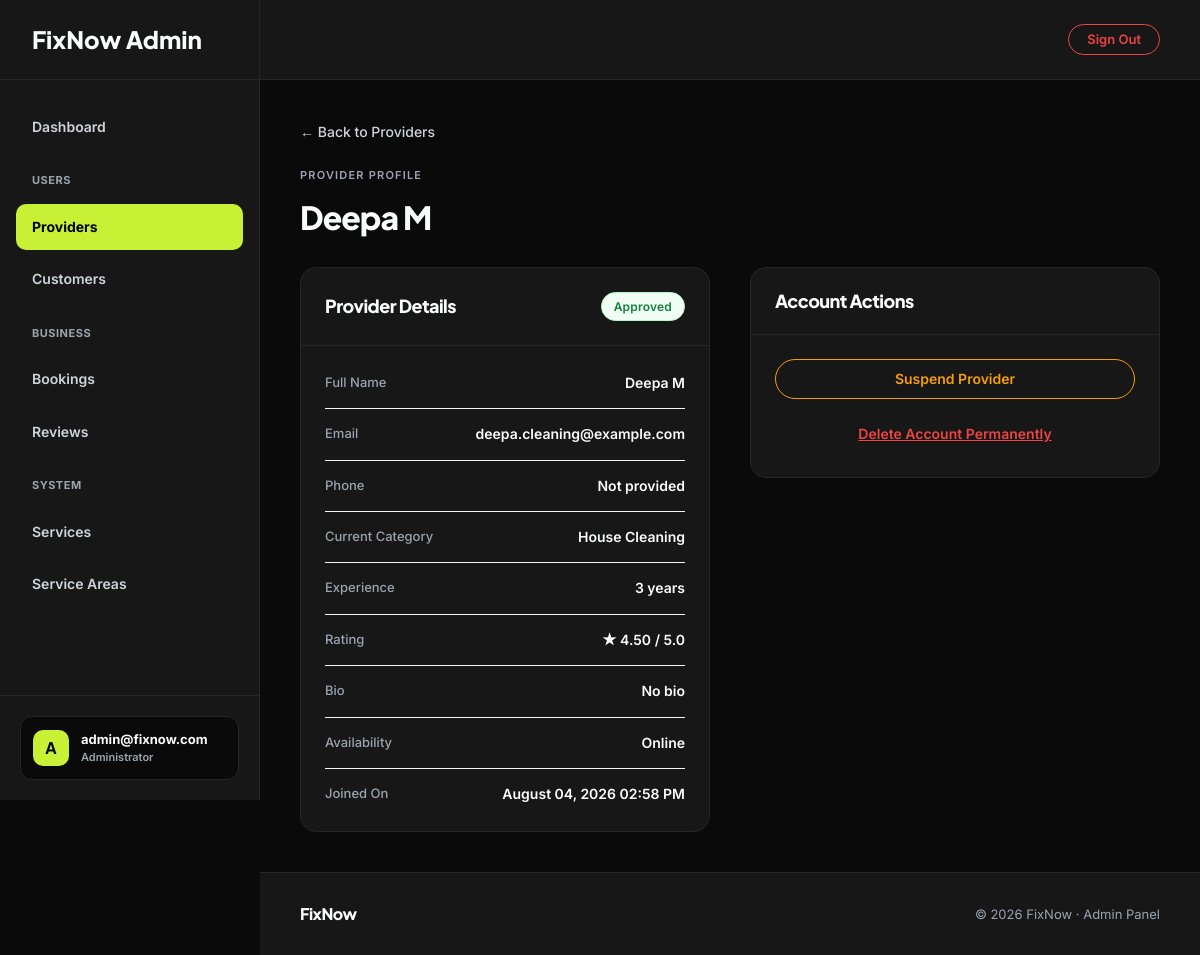
Page /dashboard/providers/10/ (signed in) on the committed database.
### fixnow_app/models.py (models this page shows, shortened)
class CustomUser(AbstractUser):
    USER_TYPE_CHOICES = (
        ('customer', 'Customer'),
        ('provider', 'Provider'),
    )
    username = None
    email = models.EmailField(unique=True)
    phone = models.CharField(max_length=20, blank=True, null=True)
    user_type = models.CharField(max_length=20, choices=USER_TYPE_CHOICES, blank=True, null=True)
    created_at = models.DateTimeField(auto_now_add=True)
    updated_at = models.DateTimeField(auto_now=True)
    USERNAME_FIELD = 'email'
    REQUIRED_FIELDS = []
    objects = CustomUserManager()

class ProviderProfile(models.Model):
    STATUS_CHOICES = (
        ('pending', 'Pending'),
        ('approved', 'Approved'),
        ('rejected', 'Rejected'),
        ('suspended', 'Suspended'),
    )
    user = models.OneToOneField(CustomUser, on_delete=models.CASCADE, related_name='provider_profile')
    category = models.ForeignKey(ServiceCategory, on_delete=models.SET_NULL, null=True, blank=True, related_name='providers')
    custom_category_request = models.CharField(max_length=200, blank=True, null=True)
    bio = models.TextField(blank=True)
    experience_years = models.IntegerField(default=0)
    profile_photo = models.ImageField(upload_to='provider_photos/', blank=True, null=True)
    id_proof = models.FileField(upload_to='id_proofs/', blank=True, null=True)
    service_pincodes = models.ManyToManyField(ServicePincode, blank=True, related_name='providers')
    is_available = models.BooleanField(default=True)
    avg_rating = models.DecimalField(max_digits=3, decimal_places=2, default=0.00)
    status = models.CharField(max_length=20, choices=STATUS_CHOICES, default='pending')
    created_at = models.DateTimeField(auto_now_add=True)
    updated_at = models.DateTimeField(auto_now=True)

class ServiceCategory(models.Model):
    name = models.CharField(max_length=100)
    slug = models.SlugField(unique=True)
    icon = models.ImageField(upload_to='category_icons/', blank=True, null=True)
    description = models.TextField(blank=True)
    is_active = models.BooleanField(default=True)
    created_at = models.DateTimeField(auto_now_add=True)
    class Meta:
        verbose_name_plural = 'Service Categories'
        ordering = ['name']

### fixnow_app/views/admin_views.py (the view)
# urls.py: path('dashboard/providers/<int:id>/', views.admin_provider_detail, name='admin_provider_detail'),
@login_required(login_url='admin_login')
def admin_provider_detail(request, id):
    if not request.user.is_staff:
        return redirect('admin_login')
    provider = get_object_or_404(ProviderProfile, id=id)
    categories = ServiceCategory.objects.filter(is_active=True)
    return render(request, 'admin_pages/provider_detail.html', {
        'provider': provider,
        'categories': categories,
    })

### templates/admin_pages/provider_detail.html (shortened to what this page needs)
{% extends "admin_pages/base.html" %}
{% load static %}
{% block nav_providers %}active{% endblock %}
{% block content %}
<a href="javascript:history.back()" class="fn-back">← Back to Providers</a>
<div class="fn-page-header">
    <span class="fn-section-label">Provider Profile</span>
    <h1 class="fn-display fn-display-sm">{{ provider.user.get_full_name|default:provider.user.email }}</h1>
</div>
<div class="fn-two-col" style="align-items: flex-start; gap: 40px;">
    <div class="fn-card" style="padding: 0; overflow: hidden;">
        <div style="padding: 24px; border-bottom: 1px solid var(--fn-border); display: flex; justify-content: space-between; align-items: center;">
            <h3 class="fn-display" style="font-size: 18px;">Provider Details</h3>
            <span class="fn-badge fn-badge-{{ provider.status }}">
                {{ provider.status|title }}
            </span>
        </div>
        <div style="padding: 12px 24px;">
            <div class="fn-info-row">
                <span class="fn-info-label">Full Name</span>
                <span class="fn-info-value">{{ provider.user.get_full_name|default:"Not provided" }}</span>
            </div>
            <div class="fn-info-row">
                <span class="fn-info-label">Email</span>
                <span class="fn-info-value">{{ provider.user.email }}</span>
            </div>
            <div class="fn-info-row">
                <span class="fn-info-label">Phone</span>
                <span class="fn-info-value">{{ provider.user.phone|default:"Not provided" }}</span>
            </div>
            <div class="fn-info-row">
                <span class="fn-info-label">Current Category</span>
                <span class="fn-info-value">{{ provider.category.name|default:"None" }}</span>
            </div>
            <div class="fn-info-row">
                <span class="fn-info-label">Experience</span>
                <span class="fn-info-value">{{ provider.experience_years }} years</span>
            </div>
            <div class="fn-info-row">
                <span class="fn-info-label">Rating</span>
                <span class="fn-info-value">★ {{ provider.avg_rating }} / 5.0</span>
            </div>
            <div class="fn-info-row">
                <span class="fn-info-label">Bio</span>
                <span class="fn-info-value" style="max-width: 300px; text-align: right;">{{ provider.bio|default:"No bio" }}</span>
            </div>
            <div class="fn-info-row">
                <span class="fn-info-label">Availability</span>
                <span class="fn-info-value">{% if provider.is_available %}Online{% else %}Offline{% endif %}</span>
            </div>
            <div class="fn-info-row">
                <span class="fn-info-label">Joined On</span>
                <span class="fn-info-value">{{ provider.created_at|date:"F d, Y h:i A" }}</span>
            </div>
        </div>
    </div>
    <div style="display: flex; flex-direction: column; gap: 40px;">
        <div class="fn-card" style="padding: 0; overflow: hidden;">
            <div style="padding: 24px; border-bottom: 1px solid var(--fn-border);">
                <h3 class="fn-display" style="font-size: 18px;">Account Actions</h3>
            </div>
            <div style="padding: 24px; display: flex; flex-direction: column; gap: 16px;">
                {% if provider.status == 'approved' %}
                <form method="POST" action="{% url 'admin_provider_suspend' provider.id %}">
                    <button type="submit" class="fn-btn fn-btn-ghost fn-btn-full" style="color: #f59e0b; border-color: #f59e0b;" onclick="return confirm('Are you sure you want to suspend this provider?');">Suspend Provider</button>
                </form>
                {% endif %}
                <form method="POST" action="{% url 'admin_provider_delete' provider.id %}">
                    <button type="submit" class="fn-btn fn-btn-ghost fn-btn-full" style="color: #ef4444; border: none; text-decoration: underline;" onclick="return confirm('PERMANENTLY delete this provider and all their data? This cannot be undone.');">Delete Account Permanently</button>
                </form>
            </div>
        </div>
    </div>
</div>
{% endblock %}

### templates/admin_pages/base.html (shortened to what this page needs)
{% load static %}
<!DOCTYPE html>
<html lang="en">
<head>
    <link rel="stylesheet" href="{% static 'css/fixnow.css' %}">
    <link rel="stylesheet" href="https://cdnjs.cloudflare.com/ajax/libs/toastr.js/latest/toastr.min.css">
</head>
<body>
<aside class="fn-sidebar">
    <a href="{% url 'admin_dashboard' %}" class="fn-sidebar-logo">FixNow Admin</a>
    <nav class="fn-sidebar-nav">
        <a href="{% url 'admin_dashboard' %}" class="fn-sidebar-link {% block nav_dashboard %}{% endblock %}">Dashboard</a>
        <div style="font-size: 11px; font-weight: 700; color: var(--fn-text-3); text-transform: uppercase; margin: 16px 0 8px 16px; letter-spacing: 0.5px;">Users</div>
        <a href="{% url 'admin_provider_list' %}" class="fn-sidebar-link {% block nav_providers %}{% endblock %}">Providers</a>
        <a href="{% url 'admin_customer_list' %}" class="fn-sidebar-link {% block nav_customers %}{% endblock %}">Customers</a>
        <div style="font-size: 11px; font-weight: 700; color: var(--fn-text-3); text-transform: uppercase; margin: 16px 0 8px 16px; letter-spacing: 0.5px;">Business</div>
        <a href="{% url 'admin_booking_list' %}" class="fn-sidebar-link {% block nav_bookings %}{% endblock %}">Bookings</a>
        <a href="{% url 'admin_review_list' %}" class="fn-sidebar-link {% block nav_reviews %}{% endblock %}">Reviews</a>
        <div style="font-size: 11px; font-weight: 700; color: var(--fn-text-3); text-transform: uppercase; margin: 16px 0 8px 16px; letter-spacing: 0.5px;">System</div>
        <a href="{% url 'admin_category_list' %}" class="fn-sidebar-link {% block nav_categories %}{% endblock %}">Services</a>
        <a href="{% url 'admin_pincode_list' %}" class="fn-sidebar-link {% block nav_pincodes %}{% endblock %}">Service Areas</a>
    </nav>
    <div class="fn-sidebar-footer">
        <div class="fn-user-profile">
            <div class="fn-user-avatar">A</div>
            <div class="fn-user-info">
                <div class="fn-user-name">{{ request.user.email }}</div>
                <div class="fn-user-role">Administrator</div>
            </div>
        </div>
    </div>
</aside>
<div class="fn-main-wrapper">
    <header class="fn-top-header">
        <a href="{% url 'admin_logout' %}" class="fn-btn fn-btn-ghost fn-btn-sm" style="color: #ef4444; border-color: #ef4444;">Sign Out</a>
    </header>
    <div class="fn-content">
        {% block content %}{% endblock %}
    </div>
    <footer class="fn-footer" style="background: var(--fn-bg-card); border-top: 1px solid var(--fn-border);">
        <span class="fn-footer__logo">FixNow</span>
        <span class="fn-footer__copy">
            © 2026 FixNow · Admin Panel
        </span>
    </footer>
</div>
</body>
</html>

### static/css/fixnow.css (style rules this page uses)
:root { --fn-bg: #f5f4ef; --fn-bg-card: #ffffff; --fn-border: #e8e8e8; --fn-text-1: #0d0d0d; --fn-text-2: #4b4b4b; --fn-text-3: #9ca3af; --fn-accent: #c8f135; --fn-accent-dark: #a8cc1a; --fn-red: #ef4444; --fn-font-head: 'Plus Jakarta Sans', sans-serif; --fn-font-body: 'Inter', sans-serif; --fn-radius-card: 16px; --fn-radius-btn: 50px; --fn-shadow-card: 0 1px 3px rgba(0,0,0,0.06); --fn-shadow-action: 0 4px 16px rgba(0,0,0,0.10); --fn-max-width: 1100px; --fn-pad-section: 100px; --fn-pad-mobile: 40px; }
*, *::before, *::after { box-sizing: border-box; margin: 0; padding: 0; }
html { scroll-behavior: smooth; }
body { font-family: var(--fn-font-body); background: var(--fn-bg); color: var(--fn-text-1); font-size: 15px; line-height: 1.6; -webkit-font-smoothing: antialiased; }
a { color: inherit; text-decoration: none; }
button { cursor: pointer; font-family: inherit; }
.fn-display { font-family: var(--fn-font-head); font-weight: 800; line-height: 1.05; letter-spacing: -0.03em; color: var(--fn-text-1); }
.fn-display-sm { font-size: clamp(22px, 3vw, 32px); }
.fn-section-label { font-family: var(--fn-font-body); font-size: 11px; font-weight: 600; letter-spacing: 1.2px; text-transform: uppercase; color: var(--fn-text-3); margin-bottom: 16px; display: block; }
.fn-btn { display: inline-flex; align-items: center; justify-content: center; gap: 8px; padding: 12px 28px; border-radius: var(--fn-radius-btn); font-family: var(--fn-font-body); font-size: 14px; font-weight: 600; border: none; cursor: pointer; text-decoration: none; transition: all 0.2s; white-space: nowrap; line-height: 1; }
.fn-btn-ghost { background: transparent; color: var(--fn-text-2); border: 1.5px solid var(--fn-border); }
.fn-btn-sm { padding: 8px 18px; font-size: 13px; }
.fn-btn-full { width: 100%; }
.fn-card { background: var(--fn-bg-card); border: 1px solid var(--fn-border); border-radius: var(--fn-radius-card); padding: 28px; }
.fn-badge { display: inline-flex; align-items: center; padding: 4px 12px; border-radius: 20px; font-size: 12px; font-weight: 600; font-family: var(--fn-font-body); letter-spacing: 0.2px; }
.fn-badge-approved { background: #f0fdf4; color: #15803d; border: 1px solid #bbf7d0; }
.fn-two-col { display: grid; grid-template-columns: 1fr 1fr; gap: 80px; align-items: center; }
.fn-back { display: inline-flex; align-items: center; gap: 8px; font-size: 14px; font-weight: 500; color: var(--fn-text-2); text-decoration: none; margin-bottom: 24px; transition: color 0.2s; }
.fn-page-header { margin-bottom: 32px; }
.fn-footer { border-top: 1px solid var(--fn-border); padding: 28px 40px; display: flex; justify-content: space-between; align-items: center; background: var(--fn-bg); margin-top: auto; }
.fn-footer__logo { font-family: var(--fn-font-head); font-size: 16px; font-weight: 800; letter-spacing: -0.03em; color: var(--fn-text-1); }
.fn-footer__copy { font-size: 13px; color: var(--fn-text-3); }
.fn-info-row { display: flex; justify-content: space-between; align-items: flex-start; padding: 14px 0; border-bottom: 1px solid #f3f4f6; gap: 20px; }
.fn-info-row:last-child { border-bottom: none; }
.fn-info-label { font-size: 13px; color: var(--fn-text-3); font-weight: 500; flex-shrink: 0; }
.fn-info-value { font-size: 14px; color: var(--fn-text-1); font-weight: 600; text-align: right; }

### rows in the picture
CustomUser: user.email "admin@fixnow.com"
ProviderProfile: user.get_full_name "Deepa M", status "Approved", user.email "deepa.cleaning@example.com", user.phone "Not provided", category.name "House Cleaning", experience_years "3", avg_rating "4.50", bio "No bio", created_at "August 04, 2026 02:58 PM"
